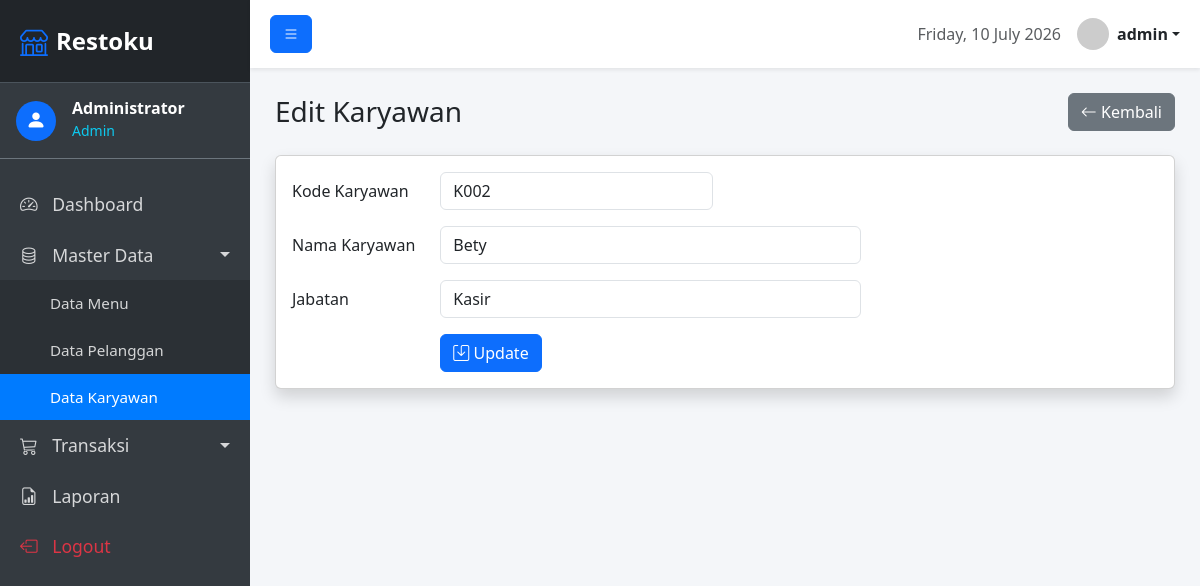
Screenshot of /karyawan/edit.php?id=K002 (signed in) with the database file from the repository.
### tables this page shows
CREATE TABLE karyawan (
    kode_karyawan VARCHAR(10) PRIMARY KEY,
    nama_karyawan VARCHAR(100) NOT NULL,
    jabatan VARCHAR(50) NOT NULL
);

### karyawan/edit.php (the view, shortened to what this page needs)
<?php
require_once __DIR__ . '/../config/database.php';
require_once __DIR__ . '/../includes/header.php';
$kode_karyawan_lama = $_GET['id'];
$stmt = $pdo->prepare("SELECT * FROM karyawan WHERE kode_karyawan = ?");
$stmt->execute([$kode_karyawan_lama]);
$kar = $stmt->fetch();
?>
<div class="d-flex justify-content-between align-items-center mb-4">
    <h1 class="h3 mb-0 text-gray-800">Edit Karyawan</h1>
    <a href="index.php" class="btn btn-secondary"><i class="bi bi-arrow-left"></i> Kembali</a>
</div>
<div class="card shadow mb-4">
    <div class="card-body">
        <form action="" method="POST">
            <div class="mb-3 row">
                <label for="kode_karyawan" class="col-sm-2 col-form-label">Kode Karyawan</label>
                <div class="col-sm-4">
                    <input type="text" class="form-control" id="kode_karyawan" name="kode_karyawan" value="<?= htmlspecialchars($kar['kode_karyawan']) ?>" required>
                </div>
            </div>
            <div class="mb-3 row">
                <label for="nama_karyawan" class="col-sm-2 col-form-label">Nama Karyawan</label>
                <div class="col-sm-6">
                    <input type="text" class="form-control" id="nama_karyawan" name="nama_karyawan" value="<?= htmlspecialchars($kar['nama_karyawan']) ?>" required>
                </div>
            </div>
            <div class="mb-3 row">
                <label for="jabatan" class="col-sm-2 col-form-label">Jabatan</label>
                <div class="col-sm-6">
                    <input type="text" class="form-control" id="jabatan" name="jabatan" value="<?= htmlspecialchars($kar['jabatan']) ?>" required>
                </div>
            </div>
            <div class="row">
                <div class="col-sm-2"></div>
                <div class="col-sm-10">
                    <button type="submit" class="btn btn-primary"><i class="bi bi-save"></i> Update</button>
                </div>
            </div>
        </form>
    </div>
</div>
<?php require_once __DIR__ . '/../includes/footer.php'; ?>

### includes/header.php (style rules this page uses)
:root { --sidebar-width: 250px; }
body { background-color: #f4f6f9; overflow-x: hidden; }

### rows the page displays
karyawan: kode_karyawan "K002", nama_karyawan "Bety", jabatan "Kasir"

### other values shown
$_SESSION['nama'] "Administrator"
$_SESSION['level'] "Admin"
$_SESSION['username'] "admin"
